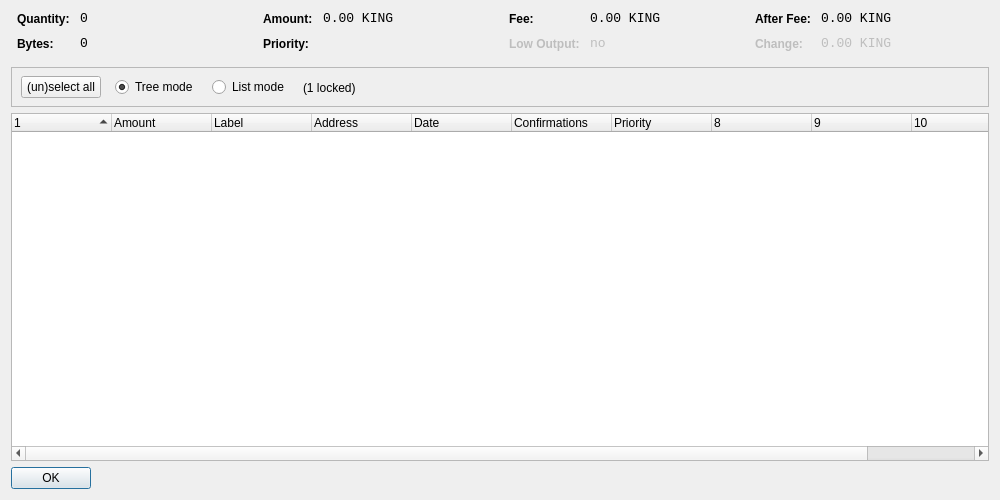
<?xml version="1.0" encoding="UTF-8"?>
<ui version="4.0">
 <class>CoinControlDialog</class>
 <widget class="QDialog" name="CoinControlDialog">
  <property name="geometry">
   <rect>
    <x>0</x>
    <y>0</y>
    <width>1000</width>
    <height>500</height>
   </rect>
  </property>
  <property name="windowTitle">
   <string>Coin Control</string>
  </property>
  <layout class="QVBoxLayout" name="verticalLayout">
   <item>
    <layout class="QHBoxLayout" name="horizontalLayoutTop" stretch="0,0,0,0">
     <property name="topMargin">
      <number>0</number>
     </property>
     <property name="bottomMargin">
      <number>10</number>
     </property>
     <item>
      <layout class="QFormLayout" name="formLayoutCoinControl1">
       <property name="horizontalSpacing">
        <number>10</number>
       </property>
       <property name="verticalSpacing">
        <number>10</number>
       </property>
       <property name="leftMargin">
        <number>6</number>
       </property>
       <property name="rightMargin">
        <number>6</number>
       </property>
       <item row="0" column="0">
        <widget class="QLabel" name="labelCoinControlQuantityText">
         <property name="styleSheet">
          <string notr="true">font-weight:bold;</string>
         </property>
         <property name="text">
          <string>Quantity:</string>
         </property>
        </widget>
       </item>
       <item row="0" column="1">
        <widget class="QLabel" name="labelCoinControlQuantity">
         <property name="font">
          <font>
           <family>Monospace</family>
           <pointsize>10</pointsize>
          </font>
         </property>
         <property name="cursor">
          <cursorShape>IBeamCursor</cursorShape>
         </property>
         <property name="contextMenuPolicy">
          <enum>Qt::ActionsContextMenu</enum>
         </property>
         <property name="text">
          <string>0</string>
         </property>
         <property name="textInteractionFlags">
          <set>Qt::LinksAccessibleByMouse|Qt::TextSelectableByKeyboard|Qt::TextSelectableByMouse</set>
         </property>
        </widget>
       </item>
       <item row="1" column="0">
        <widget class="QLabel" name="labelCoinControlBytesText">
         <property name="styleSheet">
          <string notr="true">font-weight:bold;</string>
         </property>
         <property name="text">
          <string>Bytes:</string>
         </property>
        </widget>
       </item>
       <item row="1" column="1">
        <widget class="QLabel" name="labelCoinControlBytes">
         <property name="font">
          <font>
           <family>Monospace</family>
           <pointsize>10</pointsize>
          </font>
         </property>
         <property name="cursor">
          <cursorShape>IBeamCursor</cursorShape>
         </property>
         <property name="contextMenuPolicy">
          <enum>Qt::ActionsContextMenu</enum>
         </property>
         <property name="text">
          <string>0</string>
         </property>
         <property name="textInteractionFlags">
          <set>Qt::LinksAccessibleByMouse|Qt::TextSelectableByKeyboard|Qt::TextSelectableByMouse</set>
         </property>
        </widget>
       </item>
      </layout>
     </item>
     <item>
      <layout class="QFormLayout" name="formLayoutCoinControl2">
       <property name="horizontalSpacing">
        <number>10</number>
       </property>
       <property name="verticalSpacing">
        <number>10</number>
       </property>
       <property name="leftMargin">
        <number>6</number>
       </property>
       <property name="rightMargin">
        <number>6</number>
       </property>
       <item row="0" column="0">
        <widget class="QLabel" name="labelCoinControlAmountText">
         <property name="styleSheet">
          <string notr="true">font-weight:bold;</string>
         </property>
         <property name="text">
          <string>Amount:</string>
         </property>
        </widget>
       </item>
       <item row="0" column="1">
        <widget class="QLabel" name="labelCoinControlAmount">
         <property name="font">
          <font>
           <family>Monospace</family>
           <pointsize>10</pointsize>
          </font>
         </property>
         <property name="cursor">
          <cursorShape>IBeamCursor</cursorShape>
         </property>
         <property name="contextMenuPolicy">
          <enum>Qt::ActionsContextMenu</enum>
         </property>
         <property name="text">
          <string>0.00 KING</string>
         </property>
         <property name="textInteractionFlags">
          <set>Qt::LinksAccessibleByMouse|Qt::TextSelectableByKeyboard|Qt::TextSelectableByMouse</set>
         </property>
        </widget>
       </item>
       <item row="1" column="0">
        <widget class="QLabel" name="labelCoinControlPriorityText">
         <property name="styleSheet">
          <string notr="true">font-weight:bold;</string>
         </property>
         <property name="text">
          <string>Priority:</string>
         </property>
        </widget>
       </item>
       <item row="1" column="1">
        <widget class="QLabel" name="labelCoinControlPriority">
         <property name="font">
          <font>
           <family>Monospace</family>
           <pointsize>10</pointsize>
          </font>
         </property>
         <property name="cursor">
          <cursorShape>IBeamCursor</cursorShape>
         </property>
         <property name="contextMenuPolicy">
          <enum>Qt::ActionsContextMenu</enum>
         </property>
         <property name="text">
          <string/>
         </property>
         <property name="textInteractionFlags">
          <set>Qt::LinksAccessibleByMouse|Qt::TextSelectableByKeyboard|Qt::TextSelectableByMouse</set>
         </property>
        </widget>
       </item>
      </layout>
     </item>
     <item>
      <layout class="QFormLayout" name="formLayoutCoinControl3">
       <property name="horizontalSpacing">
        <number>10</number>
       </property>
       <property name="verticalSpacing">
        <number>10</number>
       </property>
       <property name="leftMargin">
        <number>6</number>
       </property>
       <property name="rightMargin">
        <number>6</number>
       </property>
       <item row="0" column="0">
        <widget class="QLabel" name="labelCoinControlFeeText">
         <property name="styleSheet">
          <string notr="true">font-weight:bold;</string>
         </property>
         <property name="text">
          <string>Fee:</string>
         </property>
        </widget>
       </item>
       <item row="0" column="1">
        <widget class="QLabel" name="labelCoinControlFee">
         <property name="font">
          <font>
           <family>Monospace</family>
           <pointsize>10</pointsize>
          </font>
         </property>
         <property name="cursor">
          <cursorShape>IBeamCursor</cursorShape>
         </property>
         <property name="contextMenuPolicy">
          <enum>Qt::ActionsContextMenu</enum>
         </property>
         <property name="text">
          <string>0.00 KING</string>
         </property>
         <property name="textInteractionFlags">
          <set>Qt::LinksAccessibleByMouse|Qt::TextSelectableByKeyboard|Qt::TextSelectableByMouse</set>
         </property>
        </widget>
       </item>
       <item row="1" column="0">
        <widget class="QLabel" name="labelCoinControlLowOutputText">
         <property name="enabled">
          <bool>false</bool>
         </property>
         <property name="styleSheet">
          <string notr="true">font-weight:bold;</string>
         </property>
         <property name="text">
          <string>Low Output:</string>
         </property>
        </widget>
       </item>
       <item row="1" column="1">
        <widget class="QLabel" name="labelCoinControlLowOutput">
         <property name="enabled">
          <bool>false</bool>
         </property>
         <property name="font">
          <font>
           <family>Monospace</family>
           <pointsize>10</pointsize>
          </font>
         </property>
         <property name="cursor">
          <cursorShape>IBeamCursor</cursorShape>
         </property>
         <property name="contextMenuPolicy">
          <enum>Qt::ActionsContextMenu</enum>
         </property>
         <property name="text">
          <string>no</string>
         </property>
         <property name="textInteractionFlags">
          <set>Qt::LinksAccessibleByMouse|Qt::TextSelectableByKeyboard|Qt::TextSelectableByMouse</set>
         </property>
        </widget>
       </item>
      </layout>
     </item>
     <item>
      <layout class="QFormLayout" name="formLayoutCoinControl4">
       <property name="horizontalSpacing">
        <number>10</number>
       </property>
       <property name="verticalSpacing">
        <number>10</number>
       </property>
       <property name="leftMargin">
        <number>6</number>
       </property>
       <property name="rightMargin">
        <number>6</number>
       </property>
       <item row="0" column="0">
        <widget class="QLabel" name="labelCoinControlAfterFeeText">
         <property name="styleSheet">
          <string notr="true">font-weight:bold;</string>
         </property>
         <property name="text">
          <string>After Fee:</string>
         </property>
        </widget>
       </item>
       <item row="0" column="1">
        <widget class="QLabel" name="labelCoinControlAfterFee">
         <property name="font">
          <font>
           <family>Monospace</family>
           <pointsize>10</pointsize>
          </font>
         </property>
         <property name="cursor">
          <cursorShape>IBeamCursor</cursorShape>
         </property>
         <property name="contextMenuPolicy">
          <enum>Qt::ActionsContextMenu</enum>
         </property>
         <property name="text">
          <string>0.00 KING</string>
         </property>
         <property name="textInteractionFlags">
          <set>Qt::LinksAccessibleByMouse|Qt::TextSelectableByKeyboard|Qt::TextSelectableByMouse</set>
         </property>
        </widget>
       </item>
       <item row="1" column="0">
        <widget class="QLabel" name="labelCoinControlChangeText">
         <property name="enabled">
          <bool>false</bool>
         </property>
         <property name="styleSheet">
          <string notr="true">font-weight:bold;</string>
         </property>
         <property name="text">
          <string>Change:</string>
         </property>
        </widget>
       </item>
       <item row="1" column="1">
        <widget class="QLabel" name="labelCoinControlChange">
         <property name="enabled">
          <bool>false</bool>
         </property>
         <property name="font">
          <font>
           <family>Monospace</family>
           <pointsize>10</pointsize>
          </font>
         </property>
         <property name="cursor">
          <cursorShape>IBeamCursor</cursorShape>
         </property>
         <property name="contextMenuPolicy">
          <enum>Qt::ActionsContextMenu</enum>
         </property>
         <property name="text">
          <string>0.00 KING</string>
         </property>
         <property name="textInteractionFlags">
          <set>Qt::LinksAccessibleByMouse|Qt::TextSelectableByKeyboard|Qt::TextSelectableByMouse</set>
         </property>
        </widget>
       </item>
      </layout>
     </item>
    </layout>
   </item>
   <item>
    <widget class="QFrame" name="frame">
     <property name="minimumSize">
      <size>
       <width>0</width>
       <height>40</height>
      </size>
     </property>
     <property name="frameShape">
      <enum>QFrame::StyledPanel</enum>
     </property>
     <property name="frameShadow">
      <enum>QFrame::Sunken</enum>
     </property>
     <widget class="QWidget" name="horizontalLayoutWidget">
      <property name="geometry">
       <rect>
        <x>10</x>
        <y>0</y>
        <width>781</width>
        <height>41</height>
       </rect>
      </property>
      <layout class="QHBoxLayout" name="horizontalLayoutPanel" stretch="0,0,0,0,0">
       <property name="spacing">
        <number>14</number>
       </property>
       <item>
        <widget class="QPushButton" name="pushButtonSelectAll">
         <property name="sizePolicy">
          <sizepolicy hsizetype="Maximum" vsizetype="Fixed">
           <horstretch>0</horstretch>
           <verstretch>0</verstretch>
          </sizepolicy>
         </property>
         <property name="text">
          <string>(un)select all</string>
         </property>
        </widget>
       </item>
       <item>
        <widget class="QRadioButton" name="radioTreeMode">
         <property name="sizePolicy">
          <sizepolicy hsizetype="Maximum" vsizetype="Fixed">
           <horstretch>0</horstretch>
           <verstretch>0</verstretch>
          </sizepolicy>
         </property>
         <property name="text">
          <string>Tree mode</string>
         </property>
         <property name="checked">
          <bool>true</bool>
         </property>
        </widget>
       </item>
       <item>
        <widget class="QRadioButton" name="radioListMode">
         <property name="sizePolicy">
          <sizepolicy hsizetype="Maximum" vsizetype="Fixed">
           <horstretch>0</horstretch>
           <verstretch>0</verstretch>
          </sizepolicy>
         </property>
         <property name="text">
          <string>List mode</string>
         </property>
        </widget>
       </item>
       <item>
        <widget class="QLabel" name="labelLocked">
         <property name="text">
          <string>(1 locked)</string>
         </property>
        </widget>
       </item>
       <item>
        <spacer name="horizontalSpacer">
         <property name="orientation">
          <enum>Qt::Horizontal</enum>
         </property>
         <property name="sizeHint" stdset="0">
          <size>
           <width>40</width>
           <height>20</height>
          </size>
         </property>
        </spacer>
       </item>
      </layout>
     </widget>
    </widget>
   </item>
   <item>
    <widget class="CoinControlTreeWidget" name="treeWidget">
     <property name="contextMenuPolicy">
      <enum>Qt::CustomContextMenu</enum>
     </property>
     <property name="sortingEnabled">
      <bool>false</bool>
     </property>
     <property name="columnCount">
      <number>11</number>
     </property>
     <attribute name="headerShowSortIndicator" stdset="0">
      <bool>true</bool>
     </attribute>
     <attribute name="headerStretchLastSection">
      <bool>false</bool>
     </attribute>
     <column>
      <property name="text">
       <string/>
      </property>
     </column>
     <column>
      <property name="text">
       <string>Amount</string>
      </property>
     </column>
     <column>
      <property name="text">
       <string notr="true">Label</string>
      </property>
     </column>
     <column>
      <property name="text">
       <string>Address</string>
      </property>
     </column>
     <column>
      <property name="text">
       <string>Date</string>
      </property>
     </column>
     <column>
      <property name="text">
       <string>Confirmations</string>
      </property>
      <property name="toolTip">
       <string>Confirmed</string>
      </property>
     </column>
     <column>
      <property name="text">
       <string>Priority</string>
      </property>
     </column>
     <column>
      <property name="text">
       <string/>
      </property>
     </column>
     <column>
      <property name="text">
       <string/>
      </property>
     </column>
     <column>
      <property name="text">
       <string/>
      </property>
     </column>
     <column>
      <property name="text">
       <string/>
      </property>
     </column>
    </widget>
   </item>
   <item>
    <widget class="QDialogButtonBox" name="buttonBox">
     <property name="sizePolicy">
      <sizepolicy hsizetype="Maximum" vsizetype="Fixed">
       <horstretch>0</horstretch>
       <verstretch>0</verstretch>
      </sizepolicy>
     </property>
     <property name="orientation">
      <enum>Qt::Horizontal</enum>
     </property>
     <property name="standardButtons">
      <set>QDialogButtonBox::Ok</set>
     </property>
    </widget>
   </item>
  </layout>
 </widget>
 <customwidgets>
  <customwidget>
   <class>CoinControlTreeWidget</class>
   <extends>QTreeWidget</extends>
   <header>coincontroltreewidget.h</header>
  </customwidget>
 </customwidgets>
 <resources/>
 <connections/>
</ui>
